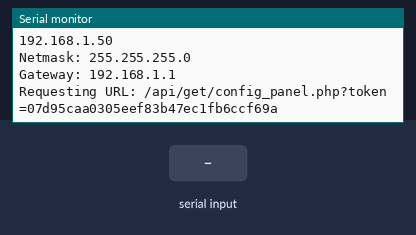
Bench run of a sketch on a simulated ESP8266 (NodeMCU). On the bench: the last lines printed to the serial monitor. The test bench sets the inputs (shaded band). WiFi joins after 1.5 s; servers stay silent unless stated; uploads are accepted with an empty reply.

Above: at 2.7 s.
2.8 s: "erwinnc1997\n" received over the second serial link
At 4.1 s:
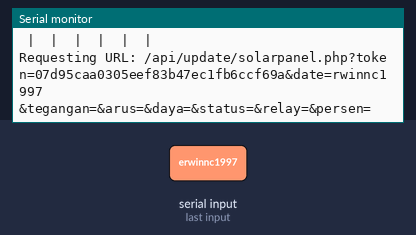
6.2 s: "header\n" received over the second serial link
At 6.57 s:
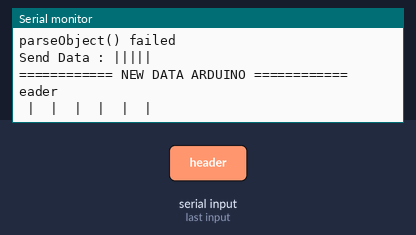
9.6 s: "json\n" received over the second serial link
At 12.7 s:
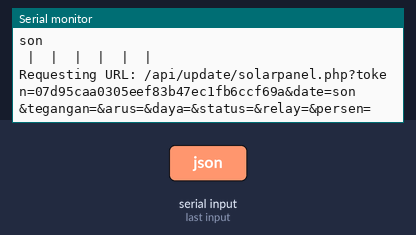
13.3 s: "|\n" received over the second serial link
At 15.5 s:
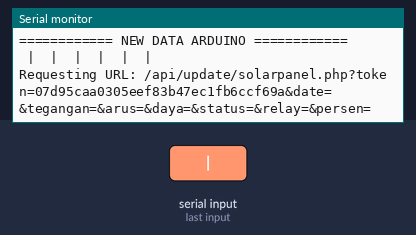

The sketch:

PROGRAM_NODEMCU_V1.ino
```cpp
/* ======================================================================
                   PROGRAM NODEMCU MIKROKONTROLER PANEL
   ======================================================================
   >> ERWIN NUR CAHYONO | Email : erwinproject.id@gmail.com
   REBUILD       : 16-06-2019
   FITUR PROGRAM :
   [+] AUTH TOKEN
   [+] SEND DATA TO SERVER
   [+] GET DATA FROM SERVER
   [+] MULTI PARSING DATA
   ======================================================================
*/
#include <SoftwareSerial.h>
#include <ESP8266WiFi.h>
#include <ArduinoJson.h>

#define br        57600  // my baudrate
#define rx1       D5
#define tx1       D6
#define rx2       D3
#define tx2       D4
//#define ledInd    D7

SoftwareSerial fromUno (rx1, tx1);
SoftwareSerial sendUno (rx2, tx2);

// CONFIG WIFI & SERVER
const char* ssid     = "prenata";
const char* password = "prenata123";
//const char* ssid     = "erwinproject";
//const char* password = "erwinnc1997";
//const char* ssid     = "NURSALIM";
//const char* password = "Apriskasury";
//const char* host     = "scada.erwinproject.net";
const char* host     = "167.71.214.209";
const int   httpPort = 80;

const char* token = "07d95caa0305eef83b47ec1fb6ccf69a";

// ========= CRUD MODE =========
String url;
String apiGetdata_SC = "/api/get/config_panel.php?";  // API GET DATA PROTEKSI SC
String apiInsertDb = "/api/update/solarpanel.php?";      // API INSERT DATA

// var to send server
String varToken = "token=";
String varRTC = "&date=";
String varTegangan = "&tegangan=";
String varArus = "&arus=";
String varDaya = "&daya=";
String varSAlat = "&status=";
String varSRelay = "&relay=";
String varPersenAki = "&persen=";

// var to get data server
String RTC, data_tegangan, data_arus, data_daya, data_SAlat, data_SRelay, data_PersenAki;

// data parsing
int i;
String dt[100];
String data_set_tegangan, data_set_arus, data_set_control, data_set_settimea, data_set_settimeb;

// Send data to Arduino
String SendData;
String pemisah = "|";

String GetData;
boolean sendkun = false;

void setup() {
  Serial.begin(br);
  fromUno.begin(br);
  sendUno.begin(br);
  ConWifiku();
}

void loop() {
  getConfig_panel();
  sendToUno();

  KomFromUno();
  //Serial.println(GetData);
  if (GetData.length() > 0) {
    parsingData();
    sendtoServer();
  }
  GetData = "";
  delay(500);


  //  if (sendkun == false) {
  //    getConfig_panel();
  //    sendToUno();
  //
  //    sendkun = true;
  //  }
  //  if (sendkun == true) {
  //    KomFromUno();
  //    //Serial.println(GetData);
  //    if (GetData.length() > 0) {
  //      parsingData();
  //      sendtoServer();
  //      delay(500);
  //    }
  //    GetData = "";
  //    sendkun = false;
  //  }
}

// Set URL Insert Data to Server
void modeinsert() {
  url = apiInsertDb;
  url += varToken;
  url += token;
  url += varRTC;
  url += RTC;
  url += varTegangan;
  url += data_tegangan;
  url += varArus;
  url += data_arus;
  url += varDaya;
  url += data_daya;
  url += varSAlat;
  url += data_SAlat;
  url += varSRelay;
  url += data_SRelay;
  url += varPersenAki;
  url += data_PersenAki;
}

// Send Data to Server
void sendtoServer() {
  WiFiClient client;
  if (!client.connect(host, httpPort)) {
    Serial.println("connection failed");
    ConWifiku();
    //sendtoServer();
    return;
  }
  modeinsert();
  Serial.print("Requesting URL: ");
  Serial.println(url);

  client.print(String("GET ") + url + " HTTP/1.1\r\n" +
               "Host: " + host + "\r\n" +
               "Connection: close\r\n\r\n");
  delay(100);
  while (client.available()) {
    String line = client.readStringUntil('\r');
    Serial.print(line);
  }
  delay(100);
}

// PARSING DATA DARI ARDINO KE NODEMCU
void parsingData() {
  int j = 0;
  dt[j] = "";
  for (i = 1; i < GetData.length(); i++) {
    if ((GetData[i] == '|'))
    {
      j++;
      dt[j] = "";
    }
    else
    {
      dt[j] = dt[j] + GetData[i];
    }
  }
  RTC = (dt[0]);
  data_tegangan = (dt[1]);
  data_arus = (dt[2]);
  data_daya = (dt[3]);
  data_SAlat = (dt[4]);
  data_SRelay = (dt[5]);
  data_PersenAki = (dt[6]);

  showprint_data_arduino();

}

// SHOW PRINT DATA DARI ARDUINO
void showprint_data_arduino() {
  Serial.println();
  Serial.println("============ NEW DATA ARDUINO ============");
  Serial.print(RTC);
  Serial.print(" | ");
  Serial.print(data_tegangan);
  Serial.print(" | ");
  Serial.print(data_arus);
  Serial.print(" | ");
  Serial.print(data_daya);
  Serial.print(" | ");
  Serial.print(data_SAlat);
  Serial.print(" | ");
  Serial.print(data_SRelay);
  Serial.print(" | ");
  Serial.print(data_PersenAki);
  Serial.println();
}

// SET URL TO GET DATA SERVER
void get_data_server() {
  url = apiGetdata_SC;
  url += varToken;
  url += token;
}

// AMBIL DATA DARI SERVER
void getConfig_panel() {
  WiFiClient client;
  if (!client.connect(host, httpPort)) {
    Serial.println("connection failed");
    ConWifiku();

    return;
  }
  get_data_server();

  Serial.print("Requesting URL: ");
  Serial.println(url);

  client.print(String("GET ") + url + " HTTP/1.1\r\n" +
               "Host: " + host + "\r\n" +
               "Connection: close\r\n\r\n");
  delay(500);

  String section = "header";
  while (client.available()) {
    String line = client.readStringUntil('\r');
    //Serial.print(line);
    if (section == "header") {

      if (line == "\n") {
        section = "json";
      }
    }
    else if (section == "json") {
      section = "ignore";
      String result = line.substring(1);

      // Parse JSON
      int size = result.length() + 1;
      char json[size];
      result.toCharArray(json, size);
      StaticJsonBuffer<200> jsonBuffer;
      JsonObject& json_parsed = jsonBuffer.parseObject(json);
      if (!json_parsed.success())
      {
        Serial.println("parseObject() failed");
        return;
      }
      String server_tegangan = json_parsed["dataconfig"][0]["tegangan"];
      String server_arus = json_parsed["dataconfig"][0]["arus"];
      String server_control = json_parsed["dataconfig"][0]["control"];
      String server_jamawal = json_parsed["dataconfig"][0]["settimea"];
      String server_jamakhir = json_parsed["dataconfig"][0]["settimeb"];

      data_set_tegangan = server_tegangan;
      data_set_arus = server_arus;
      data_set_control = server_control;
      data_set_settimea = server_jamawal;
      data_set_settimeb = server_jamakhir;

      delay(100);
      showprint_data_server();
    }
  }
}

// SHOW PRINT DATA DARI SERVER
void showprint_data_server() {
  Serial.println();
  Serial.println("============ NEW DATA SERVER ============");
  Serial.print(data_set_tegangan);
  Serial.print(" | ");
  Serial.print(data_set_arus);
  Serial.print(" | ");
  Serial.print(data_set_control);
  Serial.print(" | ");
  Serial.print(data_set_settimea);
  Serial.print(" | ");
  Serial.print(data_set_settimeb);
  Serial.println();
}

// SEND DATA TO ARDUINO UNO
void sendToUno() {
  SendData = pemisah + data_set_tegangan + pemisah + data_set_arus + pemisah + data_set_control + pemisah + data_set_settimea + pemisah + data_set_settimeb;
  if (SendData.length() > 0) {
    sendUno.print(SendData);

    Serial.println();
    Serial.print("Send Data : ");
    Serial.println(SendData);
  }
  delay(100);
}

// MENYAMBUNG KONEKSI WIFI
void ConWifiku() {
  Serial.print("Mengkoneksikan ke ");
  Serial.println(ssid);
  WiFi.begin(ssid, password);
  while (WiFi.status() != WL_CONNECTED) {
    delay(500);
    Serial.print(".");
  }
  Serial.println("");
  Serial.println("Terkoneksi wifi");
  Serial.println("Alamat IP: ");
  Serial.println(WiFi.localIP());
  Serial.print("Netmask: ");
  Serial.println(WiFi.subnetMask());
  Serial.print("Gateway: ");
  Serial.println(WiFi.gatewayIP());
}

// KOMUNIKASI RX TX DARI ARDUINO
void KomFromUno() {
  while (fromUno.available()) {
    delay(10);
    char v = fromUno.read();
    GetData += v;
  }
}
```

Measured:
- after the input at 2.8 s, the serial monitor: prints a new line after 0.70 s (image 1)
- after the input at 6.2 s, the serial monitor: prints a new line after 0.21 s (image 2)
- after the input at 9.6 s, the serial monitor: prints a new line after 2.1 s (image 3)
- after the input at 13.3 s, the serial monitor: prints a new line after 1.4 s (image 4)
